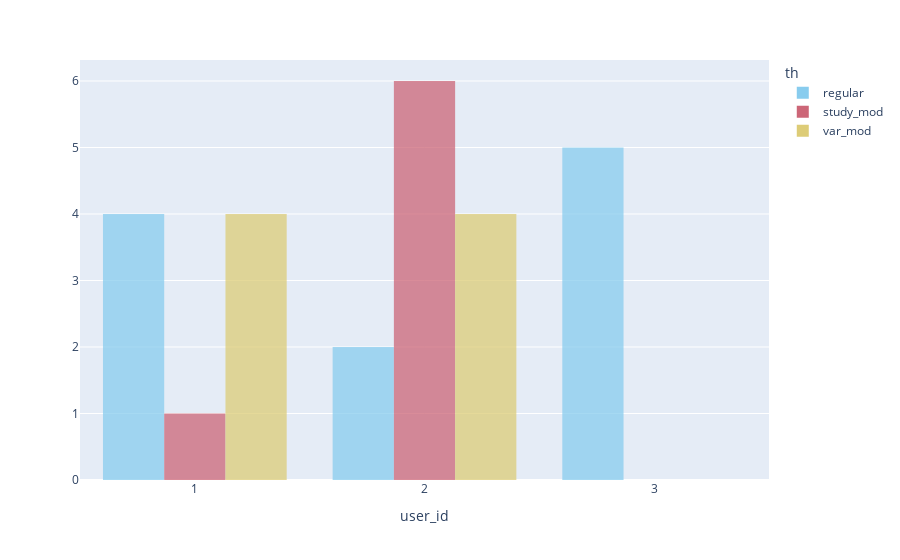

Source (notebook cell):
### Code cell
color_palette = px.colors.qualitative.Safe
fig = px.histogram(
    human_h.groupby(["th", "siv"]).agg({"user_id": "nunique"}).reset_index(),
    x="user_id", histnorm="", nbins=human_h.user_id.unique().shape[0], color="th",
    color_discrete_sequence=color_palette, opacity=0.75)
fig.update_layout(barmode='group')
fig.write_image("../visualisations/user_studies_common_siv.pdf", format='pdf')
fig.show()

### Figure 1 — Plotly figure (JSON) as saved in the notebook; plotly's stock layout.template omitted (floating-point values rounded to 4 significant figures)
{"data": [{"alignmentgroup": "True", "bingroup": "x", "histnorm": "", "hovertemplate": "th=regular<br>user_id=%{x}<br>=%{y}<extra></extra>", "legendgroup": "regular", "marker": {"color": "rgb(136, 204, 238)", "opacity": 0.75, "pattern": {"shape": ""}}, "name": "regular", "nbinsx": 3, "offsetgroup": "regular", "orientation": "v", "showlegend": true, "type": "histogram", "x": [3, 1, 3, 1, 2, 1, 3, 3, 2, 3, 1], "xaxis": "x", "yaxis": "y"}, {"alignmentgroup": "True", "bingroup": "x", "histnorm": "", "hovertemplate": "th=study_mod<br>user_id=%{x}<br>=%{y}<extra></extra>", "legendgroup": "study_mod", "marker": {"color": "rgb(204, 102, 119)", "opacity": 0.75, "pattern": {"shape": ""}}, "name": "study_mod", "nbinsx": 3, "offsetgroup": "study_mod", "orientation": "v", "showlegend": true, "type": "histogram", "x": [2, 1, 2, 2, 2, 2, 2], "xaxis": "x", "yaxis": "y"}, {"alignmentgroup": "True", "bingroup": "x", "histnorm": "", "hovertemplate": "th=var_mod<br>user_id=%{x}<br>=%{y}<extra></extra>", "legendgroup": "var_mod", "marker": {"color": "rgb(221, 204, 119)", "opacity": 0.75, "pattern": {"shape": ""}}, "name": "var_mod", "nbinsx": 3, "offsetgroup": "var_mod", "orientation": "v", "showlegend": true, "type": "histogram", "x": [1, 1, 2, 2, 1, 2, 1, 2], "xaxis": "x", "yaxis": "y"}], "layout": {"barmode": "group", "legend": {"title": {"text": "th"}, "tracegroupgap": 0}, "margin": {"t": 60}, "xaxis": {"anchor": "y", "domain": [0, 1], "title": {"text": "user_id"}}, "yaxis": {"anchor": "x", "domain": [0, 1], "title": {"text": ""}}}}
